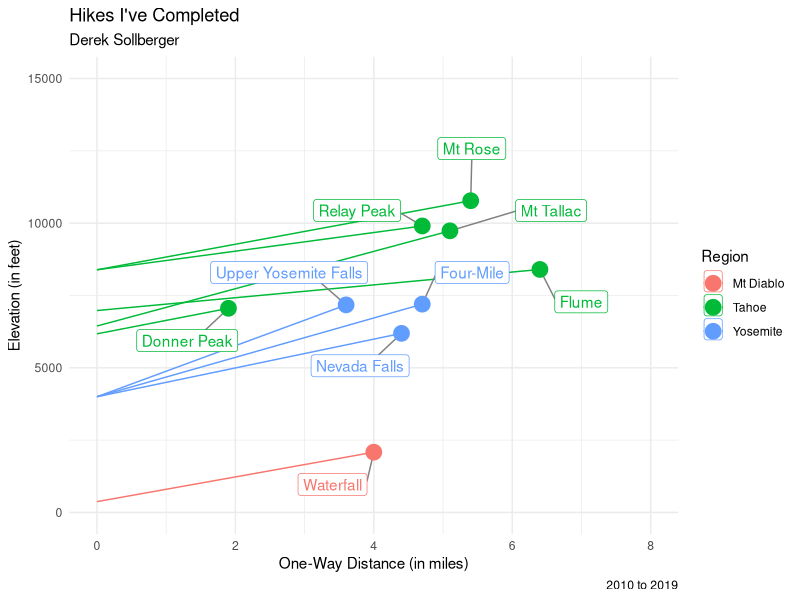

Here is the R script that generated this plot:
## ---- chunk 1
library(ggrepel)
library(tidyverse)
library(readxl)
## ---- chunk 2
df_info <- read_excel("hikes.xlsx", sheet = "info")
df_info %>% print()
## ---- chunk 3
df_info %>%
  mutate(start = 0) %>% #the first x-value for each line segment
  ggplot() +
  geom_segment(aes(x = start, y = trailhead, 
                   xend = distance, yend = peak, 
                   color = Region)) +
  geom_label_repel(aes(x = distance, y = peak, 
                       color = Region,
                       label = trail),
                   box.padding = 1,
                   segment.color = "grey50",
                   segment.size = 0.5) +
  geom_point(aes(x = distance, y = peak, color = Region), size = 5) +
  labs(title = "Hikes I've Completed",
       subtitle = "Derek Sollberger",
       caption = "2010 to 2019",
       x = "One-Way Distance (in miles)",
       y = "Elevation (in feet)") +
  theme_minimal() +
  xlim(0,8) +
  ylim(0, 15000)
